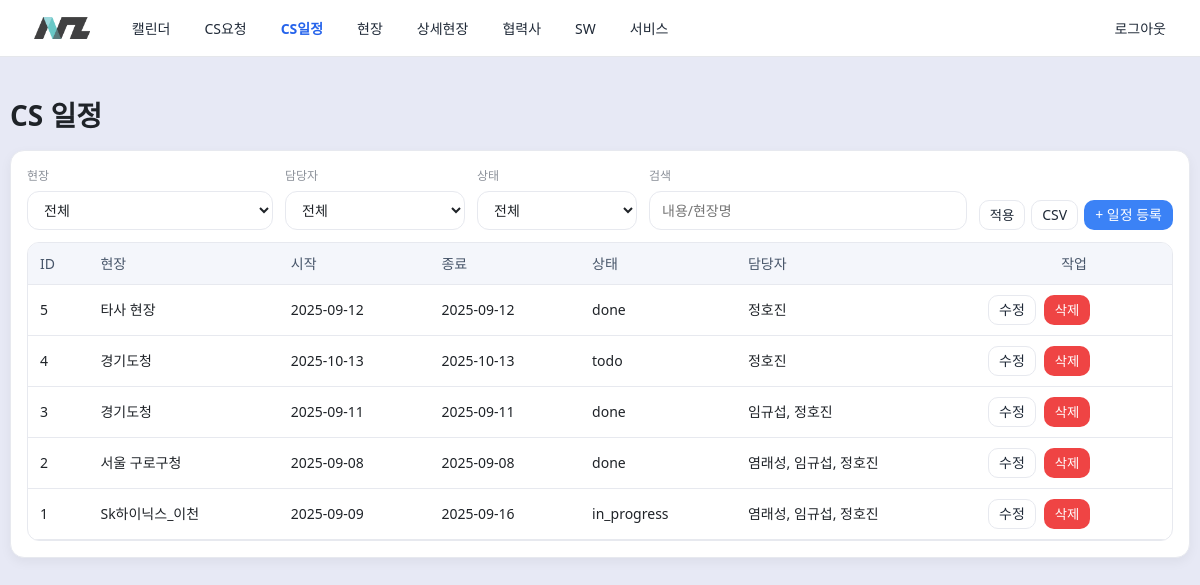
The app's page /cs_schedules (signed in) with its own data.
### app.py (models this page shows)
class Site(Base):
    __tablename__ = "sites"
    site_id = Column(Integer, primary_key=True)
    name = Column(String, nullable=False, unique=True)
    camera_count = Column(Integer, nullable=False, default=0)
    nrs_count = Column(Integer, nullable=False, default=0)
    note = Column(Text)
    created_at = Column(DateTime, nullable=False, default=func.datetime("now", "localtime"))
    updated_at = Column(DateTime, nullable=False, default=func.datetime("now", "localtime"))
    deleted_at = Column(DateTime)

class CSSchedule(Base):
    __tablename__ = "cs_schedules"
    schedule_id = Column(Integer, primary_key=True)
    request_id = Column(Integer, ForeignKey("cs_requests.request_id", ondelete="SET NULL"))
    start_date = Column(String, nullable=False)  # YYYY-MM-DD
    end_date = Column(String)                    # nullable
    site_id = Column(Integer, ForeignKey("sites.site_id", ondelete="SET NULL"))
    request_content = Column(Text)
    work_content = Column(Text)
    extra_content = Column(Text)
    status = Column(String, nullable=False, default="todo")
    note = Column(Text)
    color  = Column(String)
    created_at = Column(DateTime, nullable=False, default=func.datetime("now", "localtime"))
    updated_at = Column(DateTime, nullable=False, default=func.datetime("now", "localtime"))
    deleted_at = Column(DateTime, nullable=True)
    deleted_by = Column(Integer, nullable=True)
    site = relationship("Site")
    request = relationship("CSRequest")

class Employee(Base):
    __tablename__ = "employees"
    emp_id = Column(Integer, primary_key=True)
    name = Column(String, nullable=False)
    dept_id = Column(Integer, ForeignKey("departments.dept_id"), nullable=True)
    rank_id = Column(Integer, ForeignKey("job_ranks.rank_id"), nullable=True)
    status = Column(String, nullable=False, default="active")
    created_at = Column(DateTime, nullable=False, default=func.datetime("now", "localtime"))
    updated_at = Column(DateTime, nullable=False, default=func.datetime("now", "localtime"))
    deleted_at = Column(DateTime, nullable=True)
    dept = relationship("Department", backref="employees")
    rank = relationship("JobRank", backref="employees")

### app.py (the view)
@app.get("/cs_schedules", response_class=HTMLResponse)
def cs_schedules_list(
    request: Request,
    db: OrmSession = Depends(get_db),
    site_id: Optional[str] = None,
    assignee: Optional[str] = None,
    status: Optional[str] = None,
    q: Optional[str] = None
):
    require_login(request)
    can_edit = has_role(request, "TECH", "MASTER")
    qset = active_only(db.query(CSSchedule).outerjoin(Site), CSSchedule)
    qset = qset.filter(or_(Site.deleted_at.is_(None), CSSchedule.site_id.is_(None)))
    site_id_i = _to_int_or_none(site_id)
    assignee_i = _to_int_or_none(assignee)
    if "deleted_at" in CSSchedule.__table__.c:
        qset = qset.filter(CSSchedule.__table__.c.deleted_at.is_(None))
    else:
        qset = qset.filter(CSSchedule.status != "deleted")
    if site_id_i:
        qset = qset.filter(CSSchedule.site_id == site_id_i)
    if status:
        qset = qset.filter(CSSchedule.status == status)
    if assignee_i:
        qset = (
            qset.join(CSScheduleAssignee, CSSchedule.schedule_id == CSScheduleAssignee.schedule_id)
                .filter(CSScheduleAssignee.emp_id == assignee_i)
        )
    if q:
        like = f"%{q}%"
        qset = qset.filter(or_(
            CSSchedule.request_content.ilike(like),
            CSSchedule.work_content.ilike(like),
            CSSchedule.extra_content.ilike(like),
            Site.name.ilike(like),
        ))
    rows = []
    for s in qset.order_by(CSSchedule.schedule_id.desc()).all():
        assignees = ", ".join([
            a.employee.name
            for a in s.sch_assignees
            if not getattr(a.employee, "deleted_at", None)])
        rows.append([
            s.schedule_id,
            (s.site.name if s.site else ""),
            s.start_date,
            s.end_date or "",
            s.status,
            assignees
        ])
    headers = ["ID","현장","시작","종료","상태","담당자"]
    if (request.query_params.get("export") or "").lower() == "csv":
        return csv_response("cs_schedules.csv", headers, rows)
    filters = {
        "new_label": "일정 등록",
        "site_options": options_sites(db),
        "site_id": site_id or "",
        "person_label": "담당자",
        "person_name": "assignee",
        "person_options": options_employees(db),  # 셀렉트 박스로 표시
        "person_value": assignee or "",
        "status_options": [
            ("todo","todo"),
            ("in_progress","in_progress"),
            ("done","done"),
            ("lab_request","lab_request"),
        ],
        "status": status or "",
        "q": q or "",
    }
    return render_list(request, "CS 일정", headers, rows,{
        "new":    "/cs_schedules/new"         if can_edit else None,
        "edit":   "/cs_schedules/edit/{id}"   if can_edit else None,
        "delete": "/cs_schedules/delete/{id}" if can_edit else None,
        "export": "/cs_schedules/export.csv",
    }
    ,filters=filters
    )

### templates/generic_list.html (shortened to what this page needs)
{% extends "base.html" %}
{% block content %}
<h1 class="mb-2">{{ title }}</h1>
<div class="card">
  <div class="card-body">
    {% if filters %}
      <form method="get" class="filterbar" role="search">
        <div class="group" style="min-width:180px">
          <div class="label">현장</div>
          <select name="site_id" class="form-control">
            <option value="">전체</option>
          </select>
        </div>
        <div class="group" style="min-width:180px">
          <div class="label">{{ filters.person_label or '담당자' }}</div>
          {% if filters.person_options %}
            <select name="{{ filters.person_name or 'assignee' }}" class="form-control">
              <option value="">전체</option>
            </select>
          {% else %}
            <input type="text"
                   name="{{ filters.person_name or 'requester' }}"
                   class="form-control"
                   value="{{ filters.person_value or '' }}"
                   placeholder="{{ filters.person_label or '담당자' }}">
          {% endif %}
        </div>
        <div class="group" style="min-width:160px">
          <div class="label">상태</div>
          <select name="status" class="form-control">
            <option value="">전체</option>
          </select>
        </div>
        <div class="group grow">
          <div class="label">검색</div>
          <input type="text" name="q" class="form-control" placeholder="내용/현장명"
                 value="{{ filters.q or '' }}">
        </div>
        <div class="btns">
          <button class="btn btn-outline btn-small" type="submit">적용</button>
          {% if routes.export %}
            <a class="btn btn-outline btn-small"
               href="{{ routes.export }}{% if request.url.query %}?{{ request.url.query }}{% endif %}">
              CSV
            </a>
          {% endif %}
          {% if routes.new %}
            <a href="{{ routes.new }}" class="btn btn-primary btn-small">
              + {{ filters.new_label or '등록' }}
            </a>
          {% endif %}
        </div>
      </form>
    {% endif %}
    <table class="table" id="grid">
      <thead>
        <tr>
          {% for h in headers %}
            {% set is_sortable = (h.nosort is not defined) or (not h.nosort) %}
            <th class="{{ h.class }} {% if is_sortable %}sortable{% else %}nosort{% endif %}"
                data-col="{{ loop.index0 }}">
              {{ h.label }}
            </th>
          {% endfor %}
          {% if routes.edit or routes.delete or routes.child %}
            <th class="th-center nosort">작업</th>
          {% endif %}
        </tr>
      </thead>
      <tbody>
        {% for row in rows %}
          <tr>
            {% for col in row %}
              {% set meta = headers[loop.index0] if headers|length > loop.index0 else {} %}
              {% set td_cls = meta.td_class if meta.td_class is defined else '' %}
              <td class="{{ td_cls }}">
                {% if meta.format in ['money','int'] %}
                  {{ col|comma }}
                {% else %}
                  {{ col }}
                {% endif %}
              </td>
            {% endfor %}
            {% if routes.edit or routes.delete or routes.child %}
              <td class="actions td-center">
                {% if routes.edit %}
                  <a class="btn btn-outline btn-small" href="{{ routes.edit|replace('{id}', row[0]|string) }}">수정</a>
                {% endif %}
                {% if routes.delete %}
                  <form method="post" action="{{ routes.delete|replace('{id}', row[0]|string) }}"
                        style="display:inline" onsubmit="return confirm('삭제하시겠습니까?');">
                    <button class="btn btn-danger btn-small" type="submit">삭제</button>
                  </form>
                {% endif %}
              </td>
            {% endif %}
          </tr>
        {% endfor %}
      </tbody>
    </table>
  </div>
</div>
{% endblock %}

### static/style.css (style rules this page uses)
:root { --bg:#e7e9f5; --panel:#fff; --border:#e7e9ef; --text:#1f2328; --muted:#6b7280; --brand:#2563eb; --brand-weak:#3b82f6; --danger:#ef4444; --ok:#16a34a; --warn:#f59e0b; --radius:14px; --radius-sm:10px; --container:1180px; --control-h:38px; }
* { box-sizing:border-box }
html,body { height:100% }
body { margin:0;background:var(--bg);color:var(--text);font:14px/1.5 system-ui,-apple-system,"Segoe UI",Roboto,Helvetica,Arial }
.card { background:var(--panel);border:1px solid var(--border);border-radius:var(--radius);box-shadow:0 .25rem .75rem rgba(0,0,0,.05) }
.card-body { padding:16px }
.btn { display:inline-flex;align-items:center;justify-content:center; height:40px;padding:0 14px;border-radius:12px;border:1px solid transparent;cursor:pointer; background:#fff;color:#1f2937 }
.btn-primary { background:var(--brand-weak);color:#fff;border-color:transparent }
.btn-outline { background:#fff;border-color:var(--border);color:#1f2937 }
.btn-danger { background:var(--danger);color:#fff;border-color:transparent }
.btn-small { height:30px;border-radius:10px;padding:0 10px }
.btn, .btn:hover, .btn:focus, .btn:active, a.btn, a.btn:hover, a.btn:focus, a.btn:active { text-decoration:none }
.form-control, select, textarea { width:100%;border:1px solid var(--border);border-radius:12px;background:#fff;color:var(--text); min-height:var(--control-h);padding:8px 12px;font:inherit }
.table { width:100%;border-collapse:separate;border-spacing:0;background:var(--panel); border:1px solid var(--border);border-radius:12px;overflow:hidden }
.table th,.table td { padding:10px 12px;border-bottom:1px solid var(--border);text-align:left;vertical-align:middle }
.table th { background:#f4f6fb;color:#475569;font-weight:700 }
.table .actions { display:flex;gap:8px }
.mb-2 { margin-bottom:14px }
.table thead th { text-align: left; font-weight: 500; }
.table thead th.th-left { text-align: left; }
.table thead th.th-center { text-align: center; }
.td-center { text-align: center; }

### templates/generic_list.html (style rules this page uses)
.table thead th { position: relative; user-select: none; }
.table thead th.nosort { cursor: default; }
.table thead th.sortable { cursor: pointer; }
.filterbar { display:flex; gap:12px; align-items:flex-end; flex-wrap:wrap; margin-bottom:12px; }
.filterbar .group { display:flex; flex-direction:column; gap:6px; }
.filterbar .group .label { color:#8b9099; font-size:12px; }
.filterbar .grow { flex:1; min-width:240px; }
.btns { display:flex; gap:6px; }

### records on screen
Site: name "타사 현장"
CSSchedule: start_date "2025-09-12", end_date "2025-09-12", status "done"
Employee: name "정호진"
Site: name "경기도청"
CSSchedule: start_date "2025-10-13", end_date "2025-10-13", status "todo"
CSSchedule: start_date "2025-09-11", end_date "2025-09-11", status "done"
Site: name "서울 구로구청"
CSSchedule: start_date "2025-09-08", end_date "2025-09-08", status "done"
Site: name "Sk하이닉스_이천"
CSSchedule: start_date "2025-09-09", end_date "2025-09-16", status "in_progress"

### other values on screen
{{ title }} "CS 일정"
{{ filters.person_label or '담당자' }} "담당자"
{{ filters.new_label or '등록' }} "일정 등록"
{{ h.label }} "ID" "현장" "시작" "종료" "상태" "담당자"
{{ col }} "5" "4" "3" "임규섭, 정호진" "2" "염래성, 임규섭, 정호진" "1" "염래성, 임규섭, 정호진"
